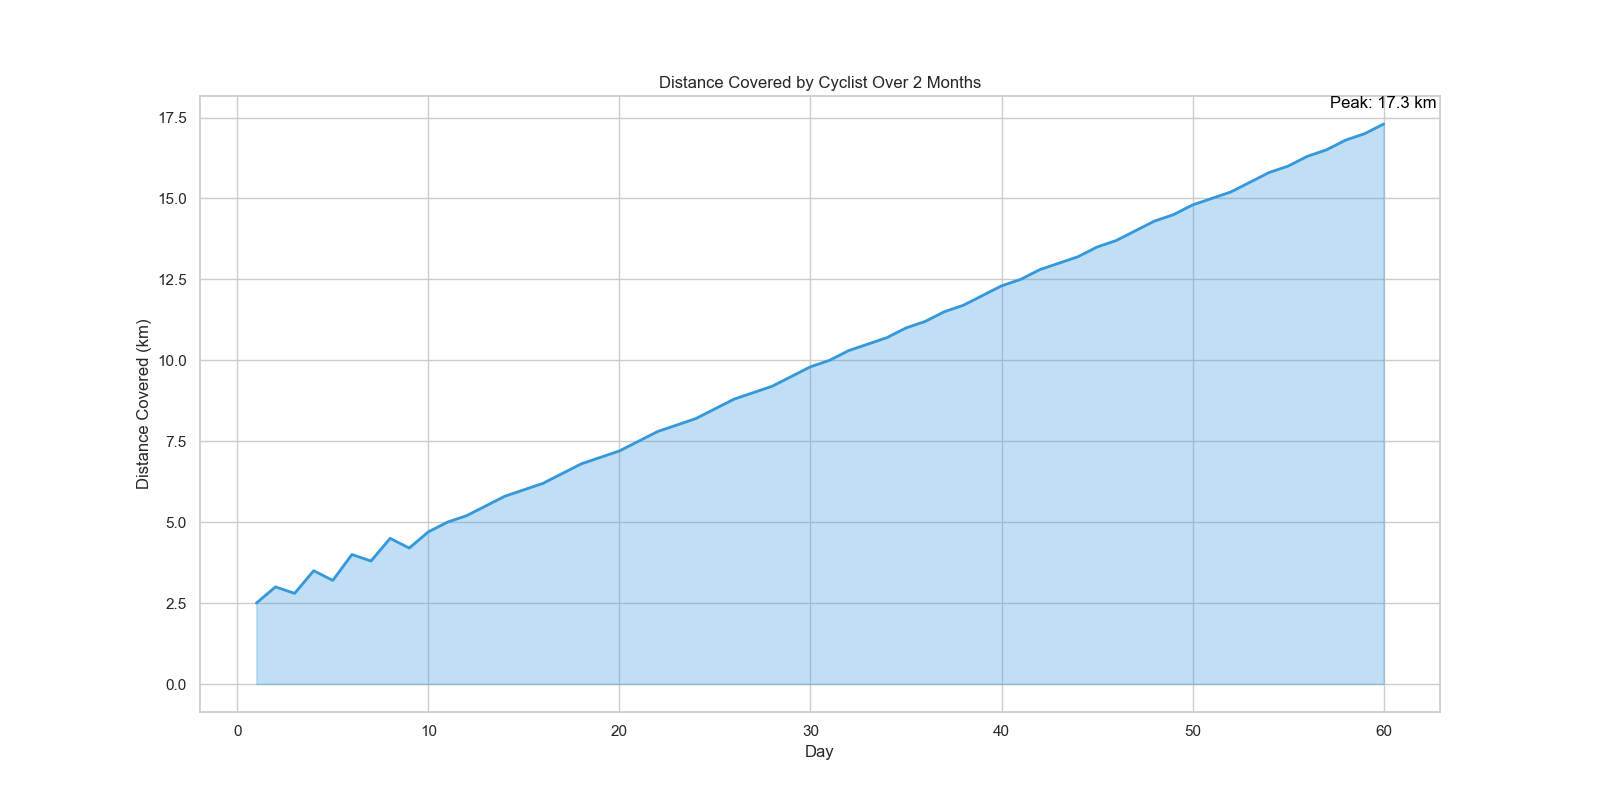

Reproduce this figure in Python.

import pandas as pd
import matplotlib.pyplot as plt

data = {
    'Day': list(range(1, 61)),
    'Distance Covered': [
        2.5, 3.0, 2.8, 3.5, 3.2, 4.0, 3.8, 4.5, 4.2, 4.7,
        5.0, 5.2, 5.5, 5.8, 6.0, 6.2, 6.5, 6.8, 7.0, 7.2,
        7.5, 7.8, 8.0, 8.2, 8.5, 8.8, 9.0, 9.2, 9.5, 9.8,
        10.0, 10.3, 10.5, 10.7, 11.0, 11.2, 11.5, 11.7, 12.0, 12.3,
        12.5, 12.8, 13.0, 13.2, 13.5, 13.7, 14.0, 14.3, 14.5, 14.8,
        15.0, 15.2, 15.5, 15.8, 16.0, 16.3, 16.5, 16.8, 17.0, 17.3
    ]
}
df = pd.DataFrame(data)

color = "#3498DB"

plt.figure(figsize=(16, 8))
plt.plot(df['Day'], df['Distance Covered'], color=color, linewidth=2)
plt.fill_between(df['Day'], df['Distance Covered'], color=color, alpha=0.3)

max_distance_day = df['Distance Covered'].idxmax() + 1
max_distance = df['Distance Covered'].max()
plt.text(max_distance_day, max_distance + 0.5, f'Peak: {max_distance} km', horizontalalignment='center', color='black')

plt.title('Distance Covered by Cyclist Over 2 Months')
plt.xlabel('Day')
plt.ylabel('Distance Covered (km)')

plt.show()
